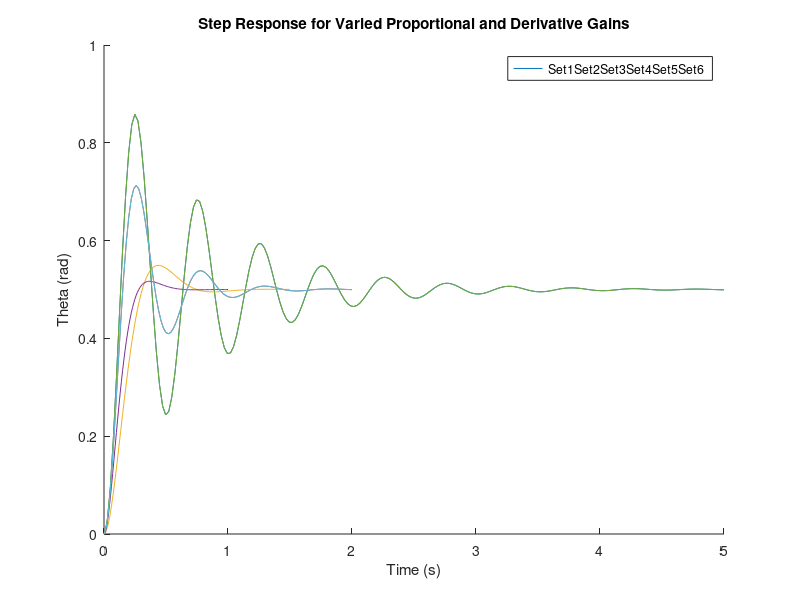
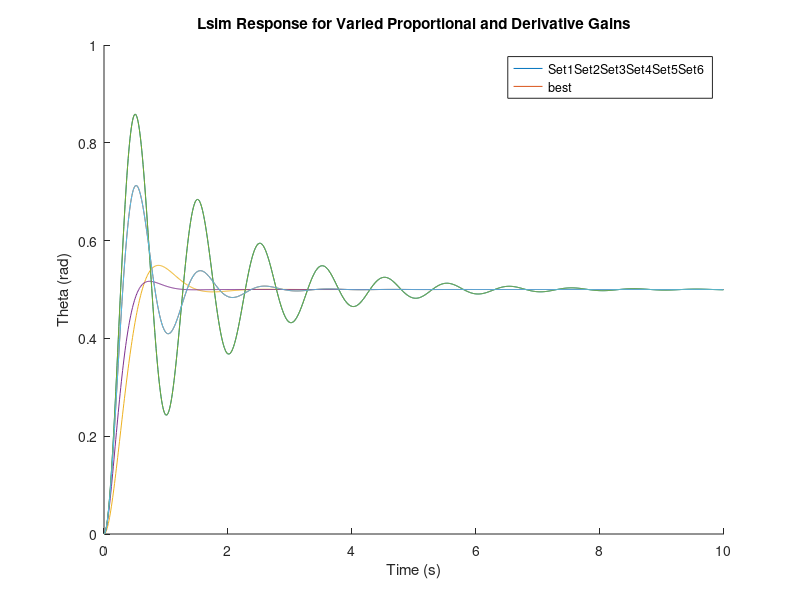
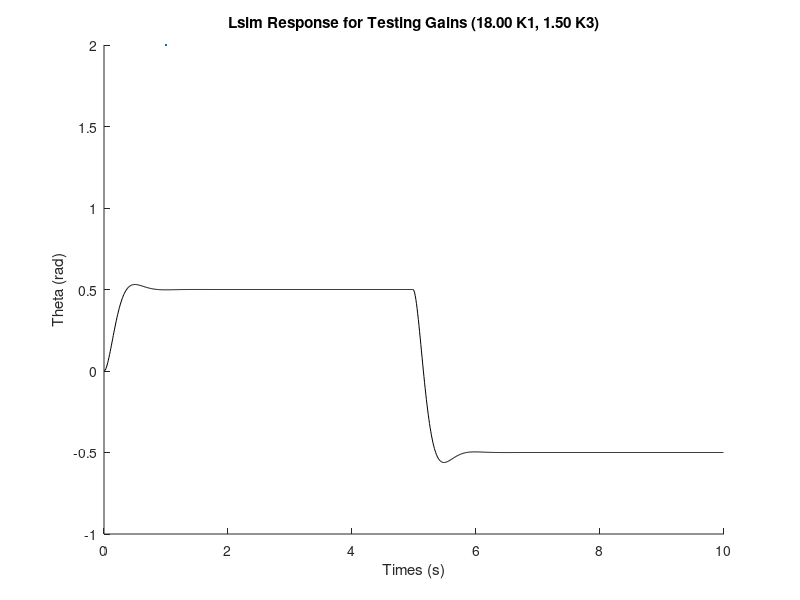

Reproduce these figures in MATLAB, in order. (Note: this script raises an error after producing the figures.)
%% ASEN 2803: Rotary Control Lab
% Section 004, Group 09
clear all; close all; clc;

%% Input Variables
% Base Variables
Kg = 33.3; % Gear Ratio
Km = 0.0401; % [V/(rad/sec) or Nm/amp] Motor Constant
Rm = 19.2; % [ohms], Armature Resistance
Ns = 6; % Number of sets

% Rigid Arm Variables
J_hub = 0.0005; % [Kgm^2], Base inertia
J_extra = (0.2*0.2794^2); % [Kgm^2]
J_load = 0.0015; % [Kgm^2], load inertia of the bar
J = J_hub + J_extra + J_load; % [Kgm^2], total inertia

% Flexible Link Variables
L = 0.45; % [m], link length
Marm = 0.06; % [kg], link mass of ruler
J_arm = (Marm*L^2)/3; % [0.004, Kgm^2], link rigid body inertia
Mtip = 0.05; % [Kg], tip mass
J_M = Mtip*L^2; % [0.01, Kgm^2], tip mass inertia
fc = 1.8; % [Hz], natural frequency
J_L = J_arm + J_M; % Inertia of Flex Link Mass
Karm = (2*pi*fc)^2*(J_L); % Flexible link stiffness

% Adjustable Variables
Kptheta = [10 20 5 10 10 10]; % K1-proportional
Kdtheta = [0 0 0 1 -1 -0.5]; % K3-derivative

%% Calculations for n1, d2, d1, d0
n1 = Kptheta .* Kg * Km / (J*Rm);
d2 = 1;
d1 = (Kg^2*Km^2/(J*Rm) + Kdtheta.*Kg*Km/(J*Rm));
d0 = Kptheta.*Kg*Km/(J*Rm);

%% Closed Loop System
% Step function values, multiplied by 0.5 to get to 0.5 amplitude
names = ["Set1", "Set2", "Set3", "Set4", "Set5", "Set6"];

% Extra stuff for lsim
tstart = 0;
tstep = 0.01;
tmax = 10-tstep;
time = tstart:tstep:tmax; % Time vector of simulation time
desiredtheta = 0.5; % [rad], desired radians

uchoice = 1;

if uchoice == 1
    u = desiredtheta.*ones(size(time)); % Vector of desired radians for 1 val
else
    % Alternate from 0.5 to -0.5 in half of time
    u = zeros(1,length(time));
    u(:,1:length(time)/2 - 1) = 0.5.*ones(1,length(time)/2 - 1); 
    u(:,length(time)/2:length(time)) = -0.5.*ones(1,length(time)/2 + 1);
end

for i = 1:Ns
    % Numerator and Denominator Values
    num = n1(i);
    den = [d2 d1(i) d0(i)];
    % System for input
    sysTF = tf(num,den);
    % Step sim
    [x,t] = step(sysTF);
    % Lsim sim
    x2 = lsim(sysTF,u,time);
    xdatastepfunc.(names(i)) = x./2;
    tdatastepfunc.(names(i)) = t./2;
    xdatalsimfunc.(names(i)) = x2;
end

%% Graphing
% Graph for Step function values
figure(); hold on;
for i=1:Ns
    plot(tdatastepfunc.(names(i)),xdatastepfunc.(names(i)));
end
title('Step Response for Varied Proportional and Derivative Gains');
xlabel('Time (s)');
ylabel('Theta (rad)');
legend(names);

% Graph for lsim
figure(); hold on;
for i=1:Ns
     plot(time,xdatalsimfunc.(names(i)));
end
title('Lsim Response for Varied Proportional and Derivative Gains');
xlabel('Time (s)');
ylabel('Theta (rad)');
legend(names,location="best");

%% 2.4 Designing K1 and K3 for less than 20% overshoot, 5% settling error in < 1 sec
% Gains Values
Kpthetatest = 18; % K1 - proportional
Kdthetatest = 1.5; % K3 - derivative, max 1.5

% Values for system
n1test = Kpthetatest .* Kg * Km / (J*Rm);
d2test = 1;
d1test = (Kg^2*Km^2/(J*Rm) + Kdthetatest.*Kg*Km/(J*Rm));
d0test = Kpthetatest.*Kg*Km/(J*Rm);

% Extra stuff for lsim
tstarttest = 0;
tsteptest = 0.01;
tmaxtest = 10 - tsteptest;
timetest = tstarttest:tsteptest:tmaxtest; % Time vector of simulation time
desiredthetatest = 0.5; % [rad], desired radians

utest = zeros(1,length(timetest));
utest(:,1:length(timetest)/2 - 1) = 0.5.*ones(1,length(timetest)/2 - 1); 
utest(:,length(timetest)/2:length(timetest)) = -0.5.*ones(1,length(timetest)/2 + 1);

% Numerator and Denominator Values
numtest = n1test;
dentest = [d2test d1test d0test];

% System for Input
sysTFtest = tf(numtest,dentest);

% X values for test from lsim
xtest = lsim(sysTFtest,utest,timetest);

% Creating Graph With Bounds
figure(); hold on;
plot(timetest,xtest,'k',LineWidth=2);
title(sprintf('Lsim Response for Testing Gains (%0.2f K1, %0.2f K3)',Kpthetatest,Kdthetatest));
xlabel('Times (s)');
ylabel('Theta (rad)');

% 20% bounds for 0.5 rad and -0.5 rad
yline(desiredthetatest*0.2 + desiredthetatest,'--r');
yline(-desiredthetatest*0.2 + desiredthetatest,'--r');
yline(desiredthetatest*0.2 - desiredthetatest,'--r');
yline(-desiredthetatest*0.2 - desiredthetatest,'--r');

% 5% bounds for 0.5 rad and -0.5 rad
yline(desiredthetatest*0.05 + desiredthetatest,'--g');
yline(-desiredthetatest*0.05 + desiredthetatest,'--g');
yline(desiredthetatest*0.05 - desiredthetatest,'--g');
yline(-desiredthetatest*0.05 - desiredthetatest,'--g');

% Step input time (0 and 10 sec)
xline(0,'--m');
xline(5,'--m');

% 1 sec settling lines (1 and 11 sec)
xline(1,'--b');
xline(6,'--b');

% Legend
legend("Theoretical Data","20% Bounds","","","","5% Settling Bounds","","","","Input","","1 Second to Settle","",location="eastoutside");

% Bounds for Graphs
xlim([-0.1 10])
ylim([-0.7 0.7]);
